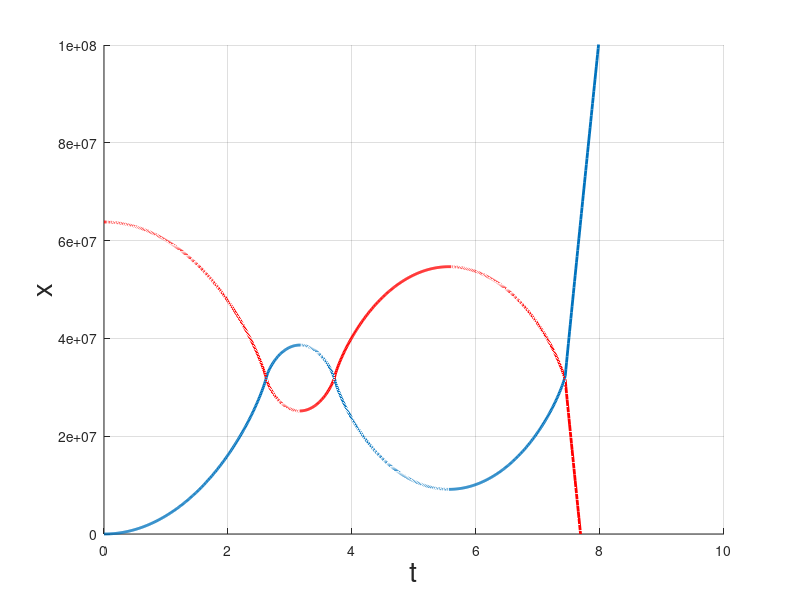

Source code (MATLAB):
%% Warm-up 4
% Final project
% position(planet, direction, value)
N_steps = 1000;
position = zeros(2,2,N_steps);
velocity = zeros(2,2,N_steps);
acceleration = zeros(2,2,N_steps);

%% Time Arrays
t = zeros(1,N_steps);
t(1) = 0; 
dt = 0.01;

% physical constants;
G = 6.67 * (10 ^ -11);

%% Planet one
m1 = 10e24; 
x01 = 0;
y01 = 0;

% planet two
m2 = 10e24;
x02 = 10 * 6.38e6;
y02 = 10 * 6.38e6;

% arrays
position(1,1,1) = x01;
position(1,2,1) = y01;

velocity(1,1,1) = 0;
velocity(1,2,1) = 0;

acceleration(1,1,1) = ((x02 - x01)/ abs(x02 - x01)) * (G * m2 / sqrt((x01-x02)^2+(y01-y02)^2));
acceleration(1,2,1) = ((y02 - y01)/ abs(y02 - y01)) * (G * m2 / sqrt((x01-x02)^2+(y01-y02)^2));

% Planet 2 arrays
position(2,1,1) = x02; 
position(2,2,1) = y02; 

velocity(2,1,1) = 0;
velocity(2,2,1) = 0;

acceleration(2,1,1) = ((x01 - x02)/ abs(x01 - x02)) * (G * m1 / sqrt((x01-x02)^2+(y01-y02)^2));
acceleration(2,2,1) = ((y01 - y02)/ abs(y01 - y02)) * (G * m1 / sqrt((x01-x02)^2+(y01-y02)^2));



%% Iterate
for I=2:N_steps

% update time array
t(I) = t(I-1) + dt;

% make a 1/2 step
%t_half = t(I-1) + dt/2;

% Planet 1 Half Step
velocity(1,1,I) = velocity(1,1,I-1) + acceleration(1,1,I-1)*dt;
velocity(1,2,I) = velocity(1,2,I-1) + acceleration(1,2,I-1)*dt;
position(1,1,I) = position(1,1,I-1) + velocity(1,1,I-1)*dt;
position(1,2,I) = position(1,2,I-1) + velocity(1,2,I-1)*dt;
%vx_half1 = vx1(I-1) + ax1(I-1)*dt/2;
%vy_half1 = vy1(I-1) + ay1(I-1) * dt / 2;
%x_half1 = x1(I-1) + vx1(I-1)*dt/2;
%y_half1 = y1(I-1) + vy1(I-1)*dt/2;

% Planet 2 Half Step
velocity(2,1,I) = velocity(2,1,I-1) + acceleration(2,1,I-1)*dt;
velocity(2,2,I) = velocity(2,2,I-1) + acceleration(2,2,I-1)*dt;
position(2,1,I) = position(2,1,I-1) + velocity(2,1,I-1)*dt;
position(2,2,I) = position(2,2,I-1) + velocity(2,2,I-1)*dt;
%vx_half2 = vx2(I-1) + ax2(I-1)*dt/2;
%vy_half2 = vy2(I-1) + ay2(I-1)*dt/2;
%x_half2 = x2(I-1) + vx2(I-1)*dt/2;
%y_half2 = y2(I-1) + vy2(I-1)*dt/2;

% Acceleration Half Steps
%dist_half = sqrt((x_half1-x_half2)^2+(y_half1-y_half2)^2); 

%ax_half1 = ((x_half2 - x_half1)/ abs(x_half2 - x_half1)) * (G * m2 / dist_half);
%ay_half1 = ((y_half2 - y_half1)/ abs(y_half2 - y_half1)) * (G * m2 / dist_half);

%ax_half2 = ((x_half1 - x_half2)/ abs(x_half1 - x_half2)) * (G * m1 / dist_half);
%ay_half2 = ((y_half1 - y_half2)/ abs(y_half1 - y_half2)) * (G * m2 / dist_half);


% Planet 1 Full Step
% vx1(I) = vx1(I-1) + ax_half1*dt;
% vy1(I) = vy1(I-1) + ay_half1*dt;
% 
% x1(I) = x1(I-1) + vx_half1*dt;
% y1(I) = y1(I-1) + vy_half1*dt;
    
% Planet 2 Full Step
% vx2(I) = vx2(I-1) + ax_half2*dt;
% vy2(I) = vy2(I-1) + ay_half2*dt;
% 
% x2(I) = x2(I-1) + vx_half2*dt;
% y2(I) = y2(I-1) + vy_half2*dt;
  

% Acceleration Full Steps
dist = sqrt((position(1,1,I)-position(2,1,I))^2+(position(1,2,I)-position(2,2,I))^2);
acceleration(1,1,I) = ((position(2,1,I)-position(1,1,I))/abs(position(2,1,I)-position(1,1,I)))*(G*m2/dist);
acceleration(1,2,I) = ((position(2,2,I)-position(1,2,I))/abs(position(2,2,I)-position(1,2,I)))*(G*m2/dist);
acceleration(2,1,I) = ((position(1,1,I)-position(2,1,I))/abs(position(1,1,I)-position(2,1,I)))*(G*m1/dist);
acceleration(2,2,I) = ((position(1,2,I)-position(2,2,I))/abs(position(1,2,I)-position(2,2,I)))*(G*m1/dist);
% dist = sqrt((x1(I)-x2(I))^2+(y1(I)-y2(I))^2);
% ax1(I) = ((x2(I) - x1(I))/ abs(x2(I) - x1(I))) * (G * m2 / dist);
% ay1(I) = ((y2(I) - y1(I))/ abs(y2(I) - y1(I))) * (G * m2 / dist);
% ax2(I) =  ((x1(I) - x2(I))/ abs(x1(I) - x2(I))) * (G * m1 / dist);
% ay2(I) = ((y1(I) - y2(I))/ abs(y1(I) - y2(I))) * (G * m2 / dist);

    
end
% visualize
figure(1)
clf
hold on;
x1 = position(1,1,:);
x1 = squeeze(x1);
y1 = position(1,2,:);
y1 = squeeze(y1);
x2 = position(2,1,:);
x2 = squeeze(x2);
y2 = position(2,2,:);
y2 = squeeze(y2);
plot3(t, x1, y1, 'linewidth',2);
plot3(t, x2, y2, 'r', 'linewidth', 2);
axis([0 10 0 10e7 0 10e7])
grid on;
xlabel('t','fontsize',20);
ylabel('x', 'fontsize',20);
zlabel('y', 'fontsize',20);
hold off;
x = position(1,1,:);